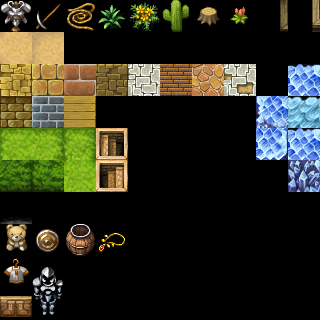

Tiled map render using the project's own tile images. Description and the whole map definition, tile-layer contents included, below:
An orthogonal 10x10 tile map with 32x32 px tiles, 1 tile layer (Слой тайлов 1).

<map version="1.0" orientation="orthogonal" renderorder="right-down" width="10" height="10" tilewidth="32" tileheight="32" nextobjectid="1">
 <tileset firstgid="1" name="tileset" tilewidth="32" tileheight="32" tilecount="2016" columns="32">
  <image source="tileset.png" width="1024" height="2016" />
 </tileset>
 <layer name="Слой тайлов 1" width="10" height="10">
  <data encoding="csv">
1503,1935,1936,1346,1350,1127,1029,1059,517,485,
578,609,0,0,0,0,0,0,0,0,
23,53,51,120,65,137,322,321,0,302,
861,123,210,0,0,0,0,0,539,300,
61,62,29,1152,0,0,0,0,412,302,
158,157,30,1151,0,0,0,0,0,443,
1958,0,0,0,0,0,0,0,0,0,
1663,1630,1275,1879,0,0,0,0,0,0,
1661,1824,0,0,0,0,0,0,0,0,
741,1856,0,0,0,0,0,0,0,0
</data>
 </layer>
</map>
